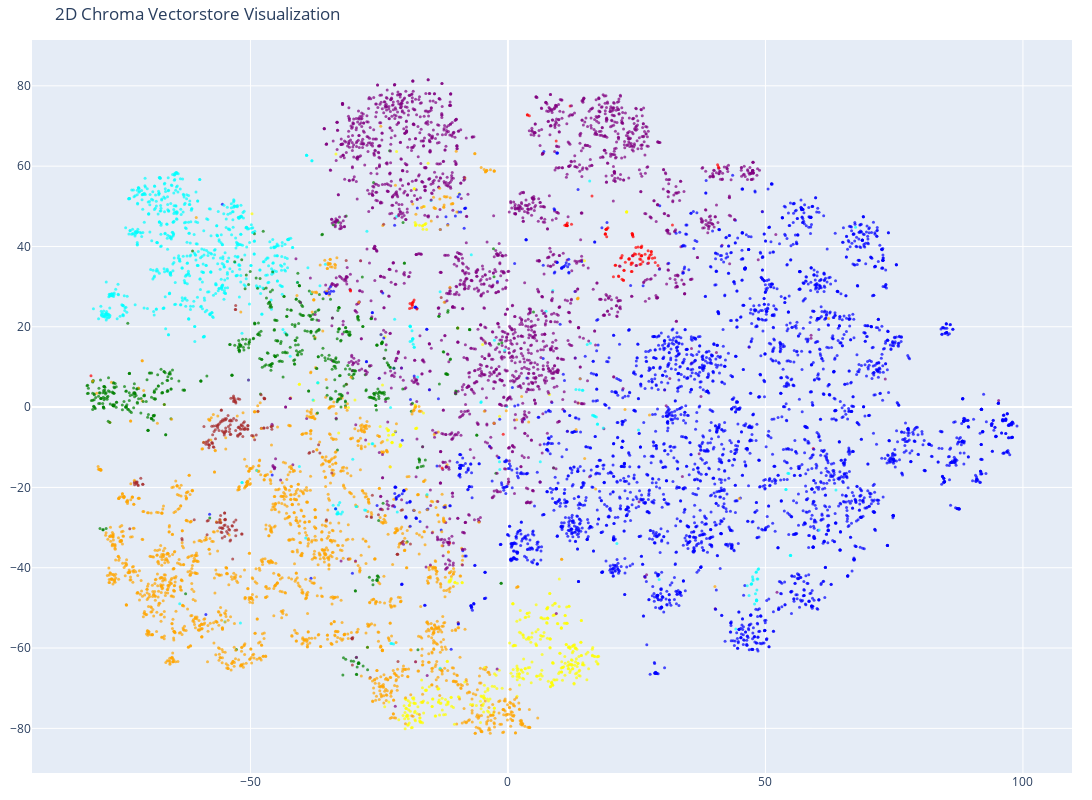

Notebook code cell kept with this figure:
### Code cell
# Create the 2D scatter plot
fig = go.Figure(data=[go.Scatter(
    x=reduced_vectors[:, 0],
    y=reduced_vectors[:, 1],
    mode='markers',
    marker=dict(size=3, color=colors, opacity=0.7),
)])

fig.update_layout(
    title='2D Chroma Vectorstore Visualization',
    scene=dict(xaxis_title='x', yaxis_title='y'),
    width=1200,
    height=800,
    margin=dict(r=20, b=10, l=10, t=40)
)

fig.show()

### Figure 1 — Plotly figure (JSON) as saved in the notebook; plotly's stock layout.template omitted (floating-point values rounded to 4 significant figures; data arrays with more than 128 entries replaced by an {"elided": "..."} marker saying what was removed)
{"data": [{"marker": {"color": {"elided": "10000 str values"}, "opacity": 0.7, "size": 3}, "mode": "markers", "type": "scatter", "x": {"elided": "10000 float values"}, "y": {"elided": "10000 float values"}}], "layout": {"height": 800, "margin": {"b": 10, "l": 10, "r": 20, "t": 40}, "scene": {"xaxis": {"title": {"text": "x"}}, "yaxis": {"title": {"text": "y"}}}, "title": {"text": "2D Chroma Vectorstore Visualization"}, "width": 1200}}
